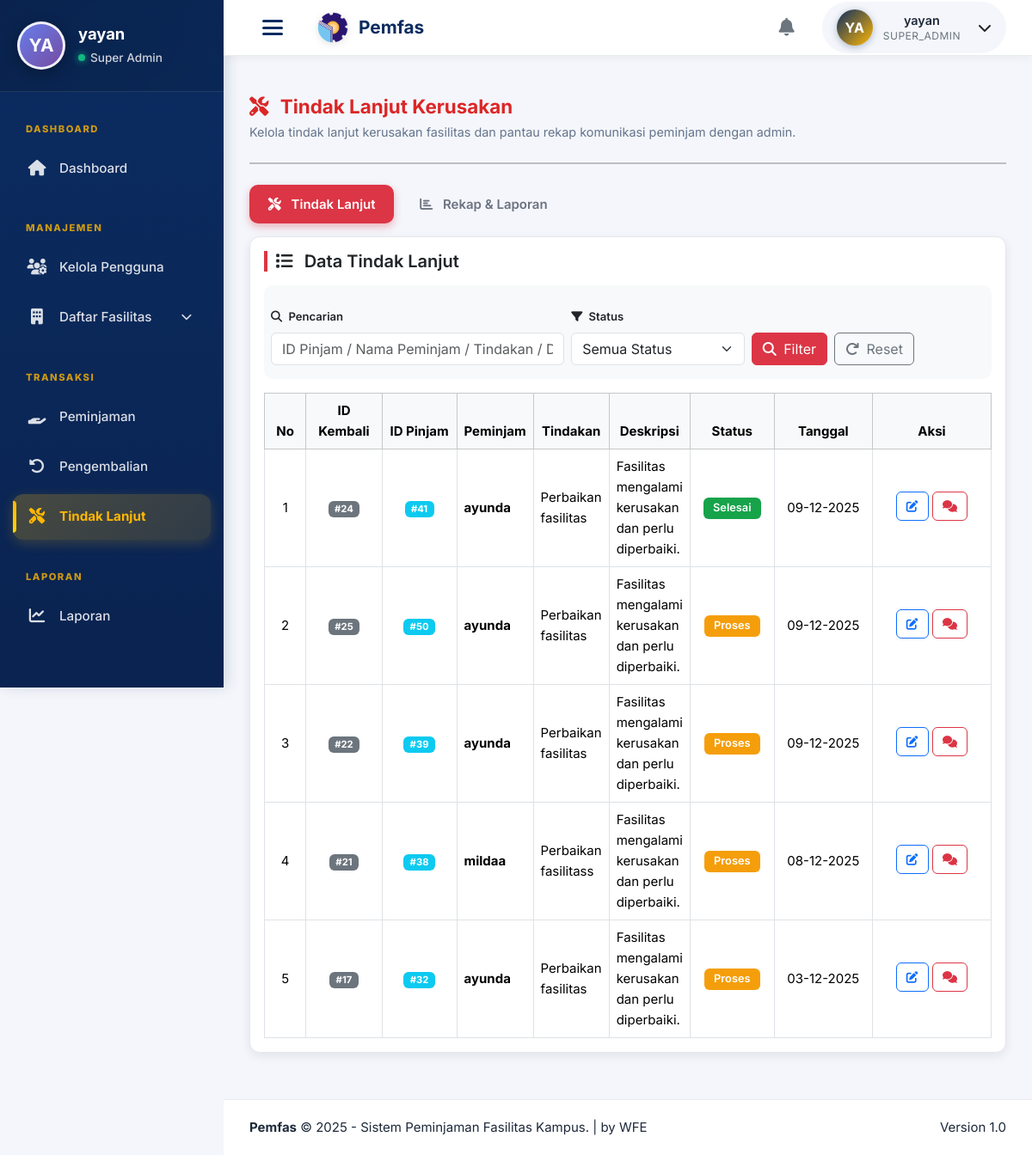
The page /bagian_umum/tindaklanjut.php (signed in) on the database its author committed.
### tables this page shows
CREATE TABLE `tindaklanjut` (
  `id_tindaklanjut` int(11) NOT NULL,
  `id_kembali` int(11) NOT NULL,
  `id_user` int(11) NOT NULL,
  `tindakan` varchar(255) DEFAULT NULL,
  `deskripsi` text DEFAULT NULL,
  `status` enum('proses','selesai') DEFAULT 'proses',
  `tanggal` timestamp NOT NULL DEFAULT current_timestamp()
);

CREATE TABLE `pengembalian` (
  `id_kembali` int(11) NOT NULL,
  `id_pinjam` int(11) NOT NULL,
  `kondisi` enum('bagus','rusak') DEFAULT 'bagus',
  `catatan` text DEFAULT NULL,
  `tgl_kembali` date DEFAULT NULL
);

CREATE TABLE `users` (
  `id_user` int(11) NOT NULL,
  `nama` varchar(100) NOT NULL,
  `username` varchar(50) NOT NULL,
  `password` varchar(255) NOT NULL,
  `email` varchar(100) DEFAULT NULL,
  `role` enum('super_admin','bagian_umum','peminjam') DEFAULT 'peminjam',
  `created` timestamp NOT NULL DEFAULT current_timestamp(),
  `last_login` datetime DEFAULT NULL,
  `id_unit` int(11) DEFAULT NULL
);

### bagian_umum/tindaklanjut.php (the view, shortened to what this page needs)
<?php
include '../config/koneksi.php';
$filter_q      = trim($_GET['q'] ?? '');
$filter_status = $_GET['status'] ?? '';
$dataTindak = null;
$baseSelectTL = "
    SELECT
        tl.*,
        pg.id_pinjam,
        u.nama AS nama_peminjam
    FROM tindaklanjut tl
    LEFT JOIN pengembalian pg ON tl.id_kembali = pg.id_kembali
    LEFT JOIN peminjaman p    ON pg.id_pinjam = p.id_pinjam
    LEFT JOIN users u         ON p.id_user = u.id_user
";
if ($filter_q === '' && $filter_status === '') {
    $sqlDataTindak = $baseSelectTL . "
        WHERE 1=1
        ORDER BY tl.id_tindaklanjut DESC
    ";
    $stmtTL = $conn->prepare($sqlDataTindak);
}
if ($stmtTL) {
    $stmtTL->execute();
    $dataTindak = $stmtTL->get_result();
}
include '../includes/admin/header.php';
include '../includes/admin/sidebar.php';
?>
<div id="layoutSidenav_content">
    <?php include '../includes/admin/navbar.php'; ?>
    <main>
        <div class="container-fluid px-4">
            <div class="d-flex justify-content-between align-items-center mb-4 mt-3">
                <div>
                    <h2 class="fw-bold text-danger mb-1 tindaklanjut-title">
                        <i class="fas fa-tools me-2"></i>
                        Tindak Lanjut Kerusakan
                    </h2>
                    <p class="text-muted mb-0 tindaklanjut-subtitle">
                        Kelola tindak lanjut kerusakan fasilitas dan pantau rekap komunikasi peminjam dengan admin.
                    </p>
                </div>
            </div>
            <hr class="mt-0 mb-4" style="border-top: 2px solid #0f172a; opacity: .25;">
            <ul class="nav nav-tabs mb-3" id="tlTab" role="tablist">
                <li class="nav-item" role="presentation">
                    <button class="nav-link active" id="tab-tl-tab" data-bs-toggle="tab" data-bs-target="#tab-tl"
                            type="button" role="tab" aria-controls="tab-tl" aria-selected="true">
                        <i class="fas fa-tools me-2"></i> Tindak Lanjut
                    </button>
                </li>
                <li class="nav-item" role="presentation">
                    <button class="nav-link" id="tab-rekap-tab" data-bs-toggle="tab" data-bs-target="#tab-rekap"
                            type="button" role="tab" aria-controls="tab-rekap" aria-selected="false">
                        <i class="fas fa-chart-bar me-2"></i> Rekap & Laporan
                    </button>
                </li>
            </ul>
            <div class="tab-content" id="tlTabContent">
                <div class="tab-pane fade show active" id="tab-tl" role="tabpanel" aria-labelledby="tab-tl-tab">
                    <div class="card tab-card mb-4">
                        <div class="card-body">
                            <div class="d-flex justify-content-between align-items-center mb-3">
                                <h5 class="fw-semibold mb-0">
                                    <i class="fas fa-list me-2"></i>
                                    Data Tindak Lanjut
                                </h5>
                            </div>
                            <div class="filter-section">
                                <form method="get" action="tindaklanjut.php" class="row g-2 align-items-end">
                                    <div class="col-md-5">
                                        <label class="form-label fw-semibold small">
                                            <i class="fas fa-search me-1"></i> Pencarian
                                        </label>
                                        <input type="text" name="q" class="form-control"
                                               placeholder="ID Pinjam / Nama Peminjam / Tindakan / Deskripsi"
                                               value="<?= htmlspecialchars($filter_q); ?>">
                                    </div>
                                    <div class="col-md-3">
                                        <label class="form-label fw-semibold small">
                                            <i class="fas fa-filter me-1"></i> Status
                                        </label>
                                        <select name="status" class="form-select">
                                            <option value="">Semua Status</option>
                                        </select>
                                    </div>
                                    <div class="col-md-4 d-flex gap-2">
                                        <button type="submit" class="btn btn-danger">
                                            <i class="fas fa-search me-1"></i> Filter
                                        </button>
                                        <a href="tindaklanjut.php" class="btn btn-outline-secondary">
                                            <i class="fas fa-redo me-1"></i> Reset
                                        </a>
                                    </div>
                                </form>
                            </div>
                            <div class="table-responsive">
                                <table class="table table-bordered table-hover align-middle mb-0">
                                    <thead class="table-light text-center">
                                        <tr>
                                            <th style="width: 50px;">No</th>
                                            <th style="width: 90px;">ID Kembali</th>
                                            <th style="width: 90px;">ID Pinjam</th>
                                            <th>Peminjam</th>
                                            <th>Tindakan</th>
                                            <th>Deskripsi</th>
                                            <th style="width: 100px;">Status</th>
                                            <th style="width: 120px;">Tanggal</th>
                                            <th style="width: 150px;">Aksi</th>
                                        </tr>
                                    </thead>
                                    <tbody>
                                    <?php
                                    $no = 1;
                                    if ($dataTindak && $dataTindak->num_rows > 0):
                                        while ($row = $dataTindak->fetch_assoc()):
                                            $badge = ($row['status'] === 'proses') ? 'warning' : 'success';
                                    ?>
                                        <tr>
                                            <td class="text-center"><?= $no++; ?></td>
                                            <td class="text-center">
                                                <span class="badge bg-secondary">#<?= (int) $row['id_kembali']; ?></span>
                                            </td>
                                            <td class="text-center">
                                                <span class="badge bg-info">#<?= htmlspecialchars($row['id_pinjam'] ?? '-'); ?></span>
                                            </td>
                                            <td><strong><?= htmlspecialchars($row['nama_peminjam'] ?? '-'); ?></strong></td>
                                            <td><?= htmlspecialchars($row['tindakan']); ?></td>
                                            <td><?= nl2br(htmlspecialchars($row['deskripsi'])); ?></td>
                                            <td class="text-center">
                                                <span class="badge bg-<?= $badge; ?> badge-status">
                                                    <?= ucfirst(htmlspecialchars($row['status'])); ?>
                                                </span>
                                            </td>
                                            <td class="text-center">
                                                <?= $row['tanggal'] ? date('d-m-Y', strtotime($row['tanggal'])) : '-'; ?>
                                            </td>
                                            <td class="text-center">
                                                <a href="tindaklanjut.php?edit=<?= $row['id_tindaklanjut']; ?>"
                                                   class="btn btn-sm btn-outline-primary btn-action mb-1"
                                                   title="Edit Tindak Lanjut">
                                                    <i class="fas fa-edit"></i>
                                                </a>
                                                <?php if (!empty($row['id_pinjam'])): ?>
                                                    <a href="komunikasi_tindaklanjut.php?id_pinjam=<?= (int)$row['id_pinjam']; ?>&id_tl=<?= (int)$row['id_tindaklanjut']; ?>"
                                                       class="btn btn-sm btn-outline-danger btn-action mb-1"
                                                       title="Chat Komunikasi">
                                                        <i class="fas fa-comments"></i>
                                                    </a>
                                                <?php endif; ?>
                                            </td>
                                        </tr>
                                    <?php
                                        endwhile;
                                    endif; ?>
                                    </tbody>
                                </table>
                            </div>
                        </div>
                    </div>
                </div>
            </div>
        </div>
    </main>
    <footer class="footer-admin">
        <div class="d-flex justify-content-between align-items-center">
            <div>
                <strong>Pemfas</strong> &copy; <?= date('Y'); ?> - Sistem Peminjaman Fasilitas Kampus. | by WFE
            </div>
            <div>
                Version 1.0
            </div>
        </div>
    </footer>
</div>
<?php include '../includes/admin/footer.php'; ?>

### rows shown on the page
tindaklanjut: id_kembali "24", id_kembali.id_pinjam "41", users.nama "ayunda", tindakan "Perbaikan fasilitas", deskripsi "Fasilitas mengalami kerusakan dan perlu diperbaiki.", status "Selesai", tanggal "09-12-2025"
tindaklanjut: id_kembali "25", id_kembali.id_pinjam "50", users.nama "ayunda", tindakan "Perbaikan fasilitas", deskripsi "Fasilitas mengalami kerusakan dan perlu diperbaiki.", status "Proses", tanggal "09-12-2025"
tindaklanjut: id_kembali "22", id_kembali.id_pinjam "39", users.nama "ayunda", tindakan "Perbaikan fasilitas", deskripsi "Fasilitas mengalami kerusakan dan perlu diperbaiki.", status "Proses", tanggal "09-12-2025"
tindaklanjut: id_kembali "21", id_kembali.id_pinjam "38", users.nama "mildaa", tindakan "Perbaikan fasilitass", deskripsi "Fasilitas mengalami kerusakan dan perlu diperbaiki.", status "Proses", tanggal "08-12-2025"
tindaklanjut: id_kembali "17", id_kembali.id_pinjam "32", users.nama "ayunda", tindakan "Perbaikan fasilitas", deskripsi "Fasilitas mengalami kerusakan dan perlu diperbaiki.", status "Proses", tanggal "03-12-2025"

### other values the page prints
$initials "YA"
$namaUser "yayan"
$userInitials "YA"
$role "SUPER_ADMIN"
